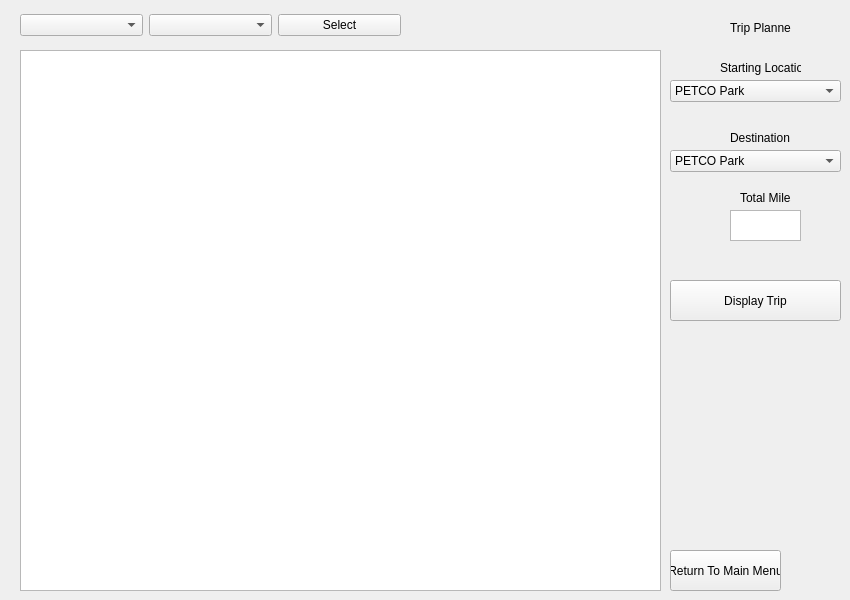
   <widget class="QWidget" name="page_Major">
    <widget class="QTableWidget" name="tableWidget_Major">
     <property name="geometry">
      <rect>
       <x>20</x>
       <y>50</y>
       <width>641</width>
       <height>541</height>
      </rect>
     </property>
    </widget>
    <widget class="QPushButton" name="pushButton_ReturnToMain1">
     <property name="geometry">
      <rect>
       <x>670</x>
       <y>550</y>
       <width>111</width>
       <height>41</height>
      </rect>
     </property>
     <property name="text">
      <string>Return To Main Menu</string>
     </property>
    </widget>
    <widget class="QPushButton" name="pushButton_DisplayMajorLeague">
     <property name="geometry">
      <rect>
       <x>670</x>
       <y>280</y>
       <width>171</width>
       <height>41</height>
      </rect>
     </property>
     <property name="text">
      <string>Display Trip</string>
     </property>
    </widget>
    <widget class="QComboBox" name="comboBox_Cali_StartPoint_Major">
     <property name="geometry">
      <rect>
       <x>670</x>
       <y>80</y>
       <width>171</width>
       <height>22</height>
      </rect>
     </property>
     <item>
      <property name="text">
       <string>PETCO Park</string>
      </property>
     </item>
     <item>
      <property name="text">
       <string>Dodger Stadium - Angel Stadium</string>
      </property>
     </item>
     <item>
      <property name="text">
       <string>AT&amp;T Park - O.co Coliseum</string>
      </property>
     </item>
    </widget>
    <widget class="QWidget" name="layoutWidget">
     <property name="geometry">
      <rect>
       <x>20</x>
       <y>10</y>
       <width>381</width>
       <height>30</height>
      </rect>
     </property>
     <layout class="QHBoxLayout" name="horizontalLayout">
      <item>
       <widget class="QComboBox" name="comboBox_Major_Sort"/>
      </item>
      <item>
       <widget class="QComboBox" name="comboBox_Major_Sort_Grass"/>
      </item>
      <item>
       <widget class="QPushButton" name="pushButton_SelectMajor">
        <property name="text">
         <string>Select</string>
        </property>
       </widget>
      </item>
     </layout>
    </widget>
    <widget class="QLabel" name="label_4">
     <property name="geometry">
      <rect>
       <x>730</x>
       <y>20</y>
       <width>61</width>
       <height>16</height>
      </rect>
     </property>
     <property name="text">
      <string>Trip Planner</string>
     </property>
    </widget>
    <widget class="QLabel" name="label_5">
     <property name="geometry">
      <rect>
       <x>720</x>
       <y>60</y>
       <width>81</width>
       <height>16</height>
      </rect>
     </property>
     <property name="text">
      <string>Starting Location</string>
     </property>
    </widget>
    <widget class="QComboBox" name="comboBox_Destination_Major">
     <property name="geometry">
      <rect>
       <x>670</x>
       <y>150</y>
       <width>171</width>
       <height>22</height>
      </rect>
     </property>
     <item>
      <property name="text">
       <string>PETCO Park</string>
      </property>
     </item>
     <item>
      <property name="text">
       <string>Dodger Stadium - Angel Stadium</string>
      </property>
     </item>
     <item>
      <property name="text">
       <string>AT&amp;T Park - O.co Coliseum</string>
      </property>
     </item>
     <item>
      <property name="text">
       <string>Safeco Field</string>
      </property>
     </item>
     <item>
      <property name="text">
       <string>Chase Field</string>
      </property>
     </item>
     <item>
      <property name="text">
       <string>Coors Field</string>
      </property>
     </item>
     <item>
      <property name="text">
       <string>Minute Maid Park</string>
      </property>
     </item>
     <item>
      <property name="text">
       <string>Rangers Ballpark</string>
      </property>
     </item>
     <item>
      <property name="text">
       <string>Kauffman Stadium</string>
      </property>
     </item>
     <item>
      <property name="text">
       <string>Target Field</string>
      </property>
     </item>
     <item>
      <property name="text">
       <string>Busch Stadium</string>
      </property>
     </item>
     <item>
      <property name="text">
       <string>Wringley Field - US. Cellular Field</string>
      </property>
     </item>
     <item>
      <property name="text">
       <string>Miller Park</string>
      </property>
     </item>
     <item>
      <property name="text">
       <string>Marlins Park</string>
      </property>
     </item>
     <item>
      <property name="text">
       <string>Tropicana Field</string>
      </property>
     </item>
     <item>
      <property name="text">
       <string>Turner Field</string>
      </property>
     </item>
     <item>
      <property name="text">
       <string>Great American Ballpark</string>
      </property>
     </item>
     <item>
      <property name="text">
       <string>PNC Park</string>
      </property>
     </item>
     <item>
      <property name="text">
       <string>Progressive Field</string>
      </property>
     </item>
     <item>
      <property name="text">
       <string>Comerica Park</string>
      </property>
     </item>
     <item>
      <property name="text">
       <string>Rogers Center</string>
      </property>
     </item>
     <item>
      <property name="text">
       <string>Camden Yards - Nationals Park</string>
      </property>
     </item>
     <item>
      <property name="text">
       <string>Citizens Bank Park</string>
      </property>
     </item>
     <item>
      <property name="text">
       <string>Yankee Stadium - Citi Field</string>
      </property>
     </item>
     <item>
      <property name="text">
       <string>Fenway Park</string>
      </property>
     </item>
    </widget>
    <widget class="QLabel" name="label_6">
     <property name="geometry">
      <rect>
       <x>730</x>
       <y>130</y>
       <width>61</width>
       <height>16</height>
      </rect>
     </property>
     <property name="text">
      <string>Destination</string>
     </property>
    </widget>
    <widget class="QLabel" name="label_7">
     <property name="geometry">
      <rect>
       <x>740</x>
       <y>190</y>
       <width>51</width>
       <height>16</height>
      </rect>
     </property>
     <property name="text">
      <string>Total Miles</string>
     </property>
    </widget>
    <widget class="QTextBrowser" name="textBrowser_Total_Major">
     <property name="geometry">
      <rect>
       <x>730</x>
       <y>210</y>
       <width>71</width>
       <height>31</height>
      </rect>
     </property>
    </widget>
   </widget>
